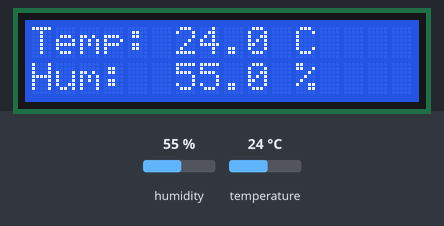
The sketch below on a simulated ESP32. Shown: 16×2 character LCD. The inputs (shaded band) are chosen by the test bench; at power-on: humidity 55 %, temperature 24 °C. WiFi joins after 1.5 s; servers stay silent unless stated; what the sketch prints to the serial monitor is not drawn.

Above: at 4.7 s.
4.8 s: humidity set to 22 %
At 9.5 s:
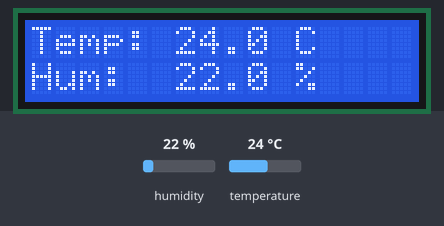
10.8 s: temperature set to 12 °C
At 15.4 s:
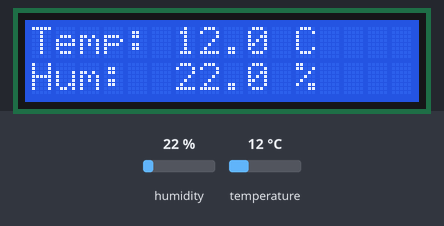
16.8 s: humidity set to 40 %
At 20.2 s:
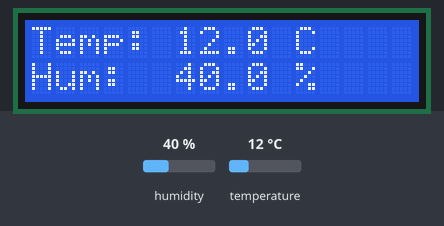
22.8 s: temperature set to 19 °C
At 26.2 s:
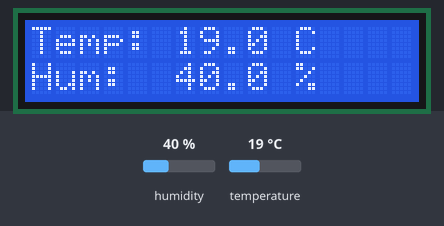
Timing chart, 0 to 27.7 s (numbered marks = the images above; inputs shaded):
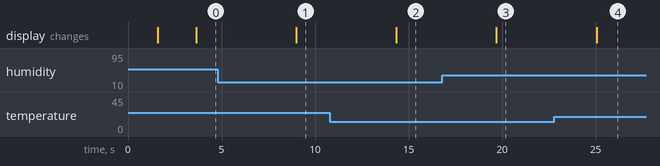

Measured:
- after the input at 4.8 s, the display: changes after 4.2 s (image 1)
- after the input at 10.8 s, the display: changes after 3.6 s (image 2)
- after the input at 16.8 s, the display: changes after 2.9 s (image 3)
- after the input at 22.8 s, the display: changes after 2.3 s (image 4)

The sketch:

Firebase_lcd.ino
```cpp
   #include <WiFi.h>
#include <FirebaseESP32.h>
#include <DHT.h>
#include <Wire.h>
#include <LiquidCrystal_I2C.h>

// -------- WIFI --------
#define WIFI_SSID "INFINITUM60B2"
#define WIFI_PASSWORD "HAqma9G3vP"

// -------- FIREBASE --------
#define FIREBASE_HOST "rtos2mm7-default-rtdb.firebaseio.com"
#define FIREBASE_AUTH "p1SJLi0YZ5ecMIJ9w1VfOlqCc5nflQ1ugUvmjQe1"

// -------- DHT11 --------
#define DHTPIN 4
#define DHTTYPE DHT11
DHT dht(DHTPIN, DHTTYPE);

// -------- LCD --------
LiquidCrystal_I2C lcd(0x27, 16, 2);

// -------- FIREBASE --------
FirebaseData fbdo;

void setup() {
  Serial.begin(115200);

  // LCD
  Wire.begin(21,22);
  lcd.init();
  lcd.backlight();
  lcd.setCursor(0,0);
  lcd.print("Conectando...");

  // DHT
  dht.begin();

  // WIFI
  WiFi.begin(WIFI_SSID, WIFI_PASSWORD);
  while(WiFi.status() != WL_CONNECTED){
    delay(500);
    Serial.print(".");
  }

  lcd.clear();
  lcd.print("WiFi Conectado");

  // FIREBASE
  Firebase.begin(FIREBASE_HOST, FIREBASE_AUTH);
  Firebase.reconnectWiFi(true);

  delay(2000);
}

void loop() {

  float temp = dht.readTemperature();
  float hum  = dht.readHumidity();

  if(isnan(temp) || isnan(hum)){
    Serial.println("Error leyendo DHT11");
    return;
  }

  // -------- LCD --------
  lcd.setCursor(0,0);
  lcd.print("Temp: ");
  lcd.print(temp,1);
  lcd.print(" C   ");

  lcd.setCursor(0,1);
  lcd.print("Hum:  ");
  lcd.print(hum,1);
  lcd.print(" %   ");

  // -------- FIREBASE --------
  Firebase.setFloat(fbdo, "/sensor/temperature", temp);
  Firebase.setFloat(fbdo, "/sensor/humidity", hum);

  Serial.printf("Temp: %.1f C | Hum: %.1f %%\n", temp, hum);

  delay(5000);
}
```
